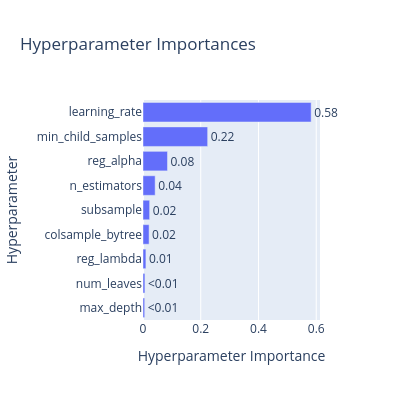

The code cell stored with this chart in its notebook:
### Code cell
fig = plot_param_importance(study)
fig.update_layout(
    width=400,
    height=400
)

### Figure 1 — Plotly figure (JSON) as saved in the notebook; plotly's stock layout.template omitted (floating-point values rounded to 4 significant figures)
{"data": [{"cliponaxis": false, "hovertemplate": ["max_depth (IntDistribution): 0.005862454377013739<extra></extra>", "num_leaves (IntDistribution): 0.00664379245410722<extra></extra>", "reg_lambda (FloatDistribution): 0.010075242095823065<extra></extra>", "colsample_bytree (FloatDistribution): 0.021102512204721872<extra></extra>", "subsample (FloatDistribution): 0.02298664041044042<extra></extra>", "n_estimators (IntDistribution): 0.042075526843801773<extra></extra>", "reg_alpha (FloatDistribution): 0.08483874283100647<extra></extra>", "min_child_samples (IntDistribution): 0.22397342396494<extra></extra>", "learning_rate (FloatDistribution): 0.5824416648181454<extra></extra>"], "name": "Objective Value", "orientation": "h", "text": ["<0.01", "<0.01", "0.01", "0.02", "0.02", "0.04", "0.08", "0.22", "0.58"], "textposition": "outside", "type": "bar", "x": [0.005862, 0.006644, 0.01008, 0.0211, 0.02299, 0.04208, 0.08484, 0.224, 0.5824], "y": ["max_depth", "num_leaves", "reg_lambda", "colsample_bytree", "subsample", "n_estimators", "reg_alpha", "min_child_samples", "learning_rate"]}], "layout": {"height": 400, "title": {"text": "Hyperparameter Importances"}, "width": 400, "xaxis": {"title": {"text": "Hyperparameter Importance"}}, "yaxis": {"title": {"text": "Hyperparameter"}}}}
